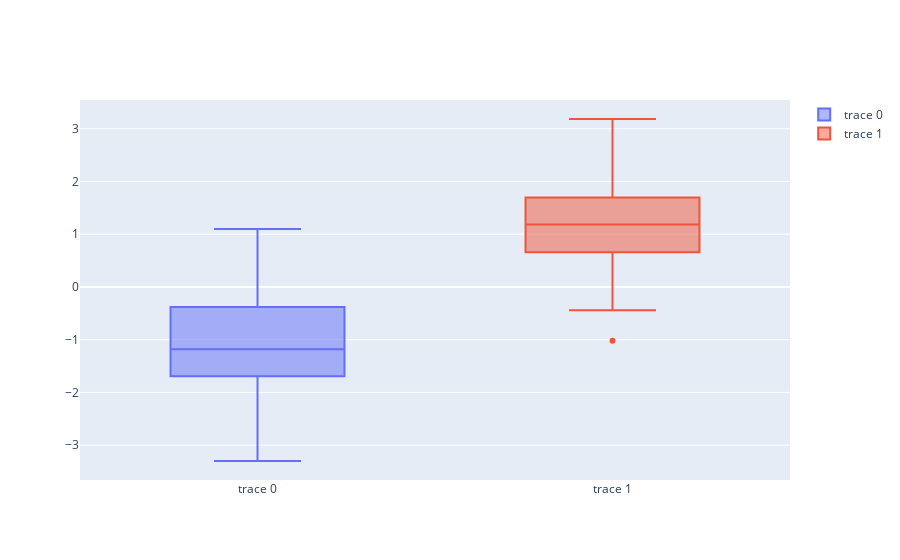
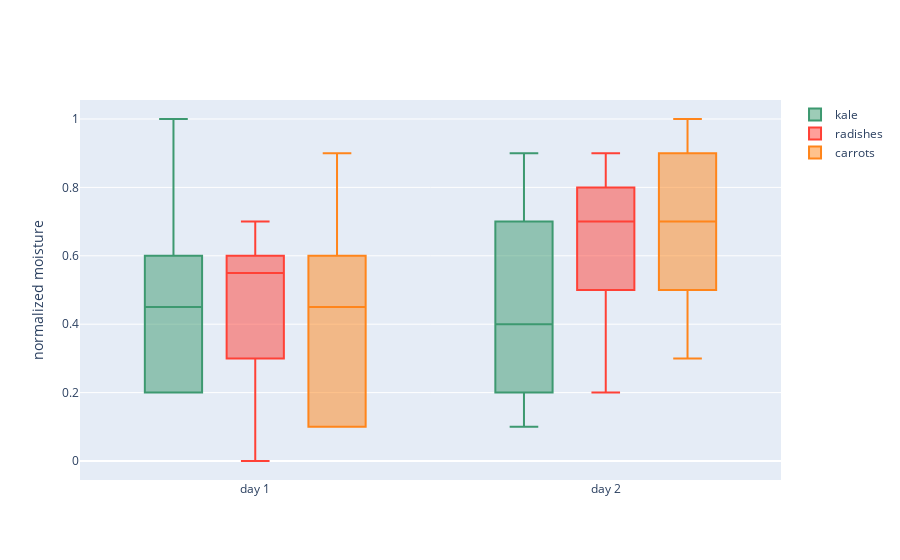

The cell these charts' notebook holds for them, in order:
### Markdown cell above
Creating Box Plots

### Code cell
# Basic Box Plot
import plotly.graph_objects as go
import numpy as np
np.random.seed(1)

y0 = np.random.randn(50) - 1
y1 = np.random.randn(50) + 1

fig = go.Figure()
fig.add_trace(go.Box(y=y0))
fig.add_trace(go.Box(y=y1))

fig.show()

# Grouped Box Plots
import plotly.graph_objects as go

x = ['day 1', 'day 1', 'day 1', 'day 1', 'day 1', 'day 1',
     'day 2', 'day 2', 'day 2', 'day 2', 'day 2', 'day 2']

fig = go.Figure()

fig.add_trace(go.Box(
    y=[0.2, 0.2, 0.6, 1.0, 0.5, 0.4, 0.2, 0.7, 0.9, 0.1, 0.5, 0.3],
    x=x,
    name='kale',
    marker_color='#3D9970'
))
fig.add_trace(go.Box(
    y=[0.6, 0.7, 0.3, 0.6, 0.0, 0.5, 0.7, 0.9, 0.5, 0.8, 0.7, 0.2],
    x=x,
    name='radishes',
    marker_color='#FF4136'
))
fig.add_trace(go.Box(
    y=[0.1, 0.3, 0.1, 0.9, 0.6, 0.6, 0.9, 1.0, 0.3, 0.6, 0.8, 0.5],
    x=x,
    name='carrots',
    marker_color='#FF851B'
))

fig.update_layout(
    yaxis_title='normalized moisture',
    boxmode='group'
# group together boxes of the different traces for each value of x
)
fig.show()

### Figure 1 — Plotly figure (JSON) as saved in the notebook; plotly's stock layout.template omitted (floating-point values rounded to 4 significant figures)
{"data": [{"type": "box", "y": [0.6243, -1.612, -1.528, -2.073, -0.1346, -3.302, 0.7448, -1.761, -0.681, -1.249, 0.4621, -3.06, -1.322, -1.384, 0.1338, -2.1, -1.172, -1.878, -0.9578, -0.4172, -2.101, 0.1447, -0.09841, -0.4975, -0.09914, -1.684, -1.123, -1.936, -1.268, -0.4696, -1.692, -1.397, -1.687, -1.845, -1.671, -1.013, -2.117, -0.7656, 0.6598, -0.258, -1.192, -1.888, -1.747, 0.6925, -0.9492, -1.637, -0.8091, 1.1, -0.8798, -0.3828]}, {"type": "box", "y": [1.3, 0.6478, -0.1425, 0.6507, 0.7911, 1.587, 1.839, 1.931, 1.286, 1.885, 0.2456, 2.253, 1.513, 0.7019, 1.489, 0.9244, 2.132, 2.52, 3.186, -0.3965, -0.4441, 0.4955, 1.16, 1.876, 1.316, -1.022, 0.6938, 1.828, 1.23, 1.762, 0.7777, 0.7992, 1.187, 1.41, 1.198, 1.119, 0.3293, 1.378, 1.122, 2.129, 2.199, 1.185, 0.6247, 0.3613, 1.423, 1.077, 0.6561, 1.044, 0.38, 1.698]}], "layout": {}}

### Figure 2 — Plotly figure (JSON) as saved in the notebook; plotly's stock layout.template omitted (floating-point values rounded to 4 significant figures)
{"data": [{"marker": {"color": "#3D9970"}, "name": "kale", "type": "box", "x": ["day 1", "day 1", "day 1", "day 1", "day 1", "day 1", "day 2", "day 2", "day 2", "day 2", "day 2", "day 2"], "y": [0.2, 0.2, 0.6, 1, 0.5, 0.4, 0.2, 0.7, 0.9, 0.1, 0.5, 0.3]}, {"marker": {"color": "#FF4136"}, "name": "radishes", "type": "box", "x": ["day 1", "day 1", "day 1", "day 1", "day 1", "day 1", "day 2", "day 2", "day 2", "day 2", "day 2", "day 2"], "y": [0.6, 0.7, 0.3, 0.6, 0, 0.5, 0.7, 0.9, 0.5, 0.8, 0.7, 0.2]}, {"marker": {"color": "#FF851B"}, "name": "carrots", "type": "box", "x": ["day 1", "day 1", "day 1", "day 1", "day 1", "day 1", "day 2", "day 2", "day 2", "day 2", "day 2", "day 2"], "y": [0.1, 0.3, 0.1, 0.9, 0.6, 0.6, 0.9, 1, 0.3, 0.6, 0.8, 0.5]}], "layout": {"boxmode": "group", "yaxis": {"title": {"text": "normalized moisture"}}}}
